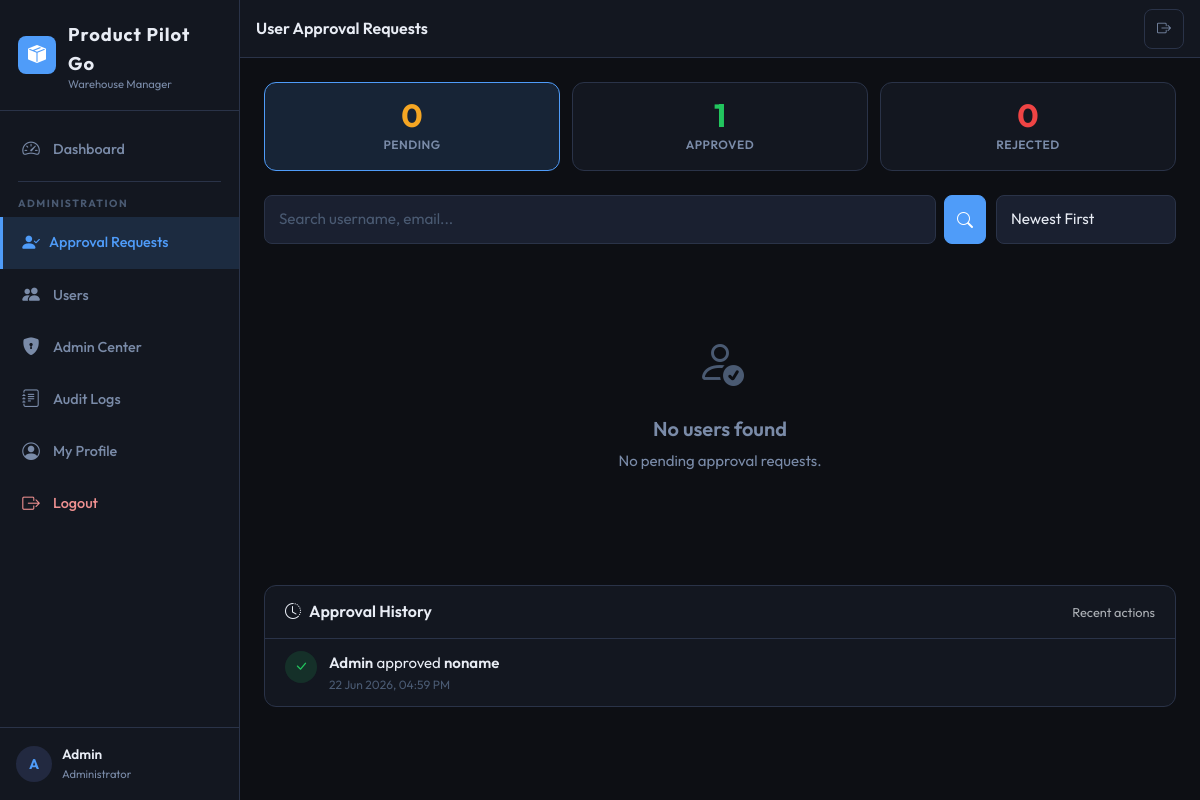
The page /approval-requests/ (signed in) on the database as committed earlier.
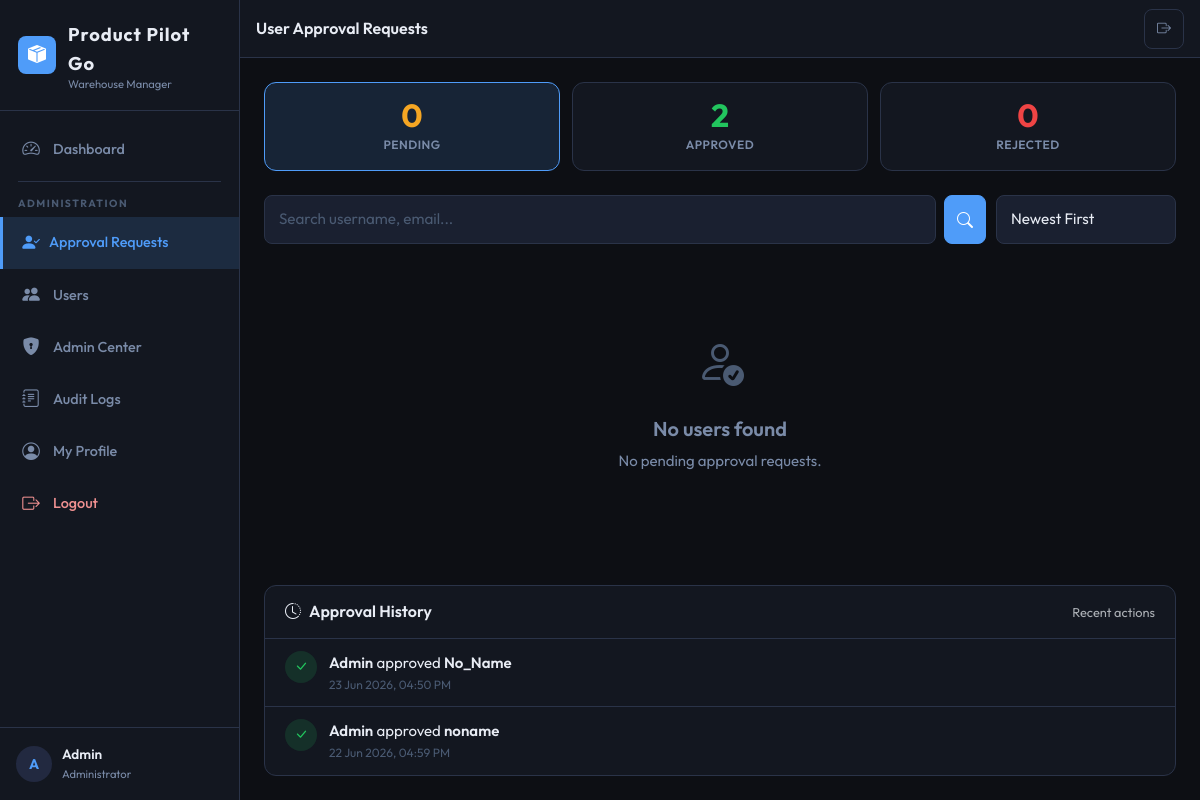
The same page on the database as committed later.
### aps/models.py (models this page shows, shortened)
class ApprovalLog(models.Model):
    ACTION_CHOICES = [
        ('approved', 'Approved'),
        ('rejected', 'Rejected'),
    ]
    target_user = models.ForeignKey(
        User,
        on_delete=models.CASCADE,
        related_name='approval_logs',
        help_text='The user being approved or rejected',
    )
    action = models.CharField(max_length=10, choices=ACTION_CHOICES)
    performed_by = models.ForeignKey(
        User,
        on_delete=models.SET_NULL,
        null=True,
        related_name='approval_actions_performed',
        help_text='The admin who performed the action',
    )
    note = models.TextField(blank=True, help_text='Optional reason for the action')
    created_at = models.DateTimeField(auto_now_add=True, db_index=True)
    class Meta:
        ordering = ['-created_at']
        verbose_name = 'Approval Log'
        verbose_name_plural = 'Approval Logs'

### aps/views/approvals.py (the view, shortened to what this page needs)
# urls.py: path('approval-requests/', views.approval_requests, name='approval_requests'),
@admin_required
def approval_requests(request):
    from django.db.models import OuterRef, Subquery, Value
    from django.db.models.functions import Coalesce
    latest_log = ApprovalLog.objects.filter(target_user=OuterRef('pk')).order_by('-created_at')
    base_qs = User.objects.filter(is_superuser=False).annotate(
        latest_action=Coalesce(Subquery(latest_log.values('action')[:1]), Value(''))
    )
    pending_users = base_qs.filter(is_active=False).exclude(latest_action='rejected')
    approved_users = base_qs.filter(is_active=True)
    rejected_users = base_qs.filter(is_active=False, latest_action='rejected')
    search_query = request.GET.get('q', '').strip()
    status_filter = request.GET.get('status', 'pending')
    sort = request.GET.get('sort', '-date_joined')
    if status_filter == 'pending':
        qs = pending_users
    elif status_filter == 'approved':
        qs = approved_users
    elif status_filter == 'rejected':
        qs = rejected_users
    else:
        qs = base_qs
    sort_map = {
        '-date_joined': '-date_joined', 'date_joined': 'date_joined',
        'username': 'username', '-username': '-username',
    }
    qs = qs.order_by(sort_map.get(sort, '-date_joined')).select_related('profile')
    recent_logs = ApprovalLog.objects.select_related(
        'target_user', 'performed_by'
    ).order_by('-created_at')[:20]
    from django.shortcuts import render
    return render(request, 'aps/approval_requests.html', {
        'page_title': 'User Approval Requests',
        'active_menu': 'approval_requests',
        'users': qs,
        'search_query': search_query,
        'status_filter': status_filter,
        'sort': sort,
        'pending_count': pending_users.count(),
        'approved_count': approved_users.count(),
        'rejected_count': rejected_users.count(),
        'recent_logs': recent_logs,
    })

### aps/permissions.py (called while the page is built, shortened)
def is_administrator(user):
    return user.is_authenticated and user.is_active and (
        user.is_staff or user.is_superuser
    )

def can_export(user):
    if is_administrator(user):
        return True
    profile = get_user_profile(user)
    return profile and profile.can_export

def can_manage_settings(user):
    if is_administrator(user):
        return True

def can_delete_products(user):
    if is_administrator(user):
        return True
    profile = get_user_profile(user)
    return profile and profile.can_delete_products

def admin_required(view_func):
    check = user_passes_test(
        lambda u: is_administrator(u),
        login_url='/login/',
    )
    return login_required(check(view_func))

### aps/templatetags/aps_tags.py (called while the page is built)
@register.simple_tag
def active_class(request, *url_names):
    try:
        match = resolve(request.path)
        if match.url_name in url_names:
            return "active"
    except Resolver404:
        pass
    return ""

### aps/templates/aps/approval_requests.html (shortened to what the changed rows need)
{% extends "aps/base.html" %}
{% load static %}
{% block content %}
<div class="approval-stats">
  <a href="?status=approved&q={{ search_query }}&sort={{ sort }}" class="approval-stat stat-approved {% if status_filter == 'approved' %}active-filter{% endif %}" style="text-decoration:none;color:inherit;">
    <div class="stat-num">{{ approved_count }}</div>
    <div class="stat-lbl">Approved</div>
  </a>
</div>
<div class="history-panel">
  <div class="history-list" id="historyList">
    {% if recent_logs %}
      {% for log in recent_logs %}
      <div class="history-item">
        <div class="history-icon {{ log.action }}">
          <i class="bi bi-{% if log.action == 'approved' %}check-lg{% else %}x-lg{% endif %}"></i>
        </div>
        <div class="history-text">
          <div>
            <strong>{{ log.performed_by.username|default:"System" }}</strong>
            {{ log.get_action_display|lower }}
            <strong>{{ log.target_user.username }}</strong>
          </div>
          <div class="history-time">{{ log.created_at|date:"d M Y, h:i A" }}</div>
        </div>
      </div>
      {% endfor %}
    {% else %}
      <div class="text-center py-4 text-muted" style="font-size:.9rem;">
        <i class="bi bi-inbox" style="font-size:1.5rem;display:block;margin-bottom:8px;"></i>
        No approval actions recorded yet.
      </div>
    {% endif %}
  </div>
</div>
{% endblock %}

Rows that differ between the two databases and show on the page:
added ApprovalLog: performed_by.username "Admin", action "approved", target_user.username "No_Name", created_at "23 Jun 2026, 04:50 PM"
Other text that changed with them:
{{ approved_count }}: "1" → "2"
